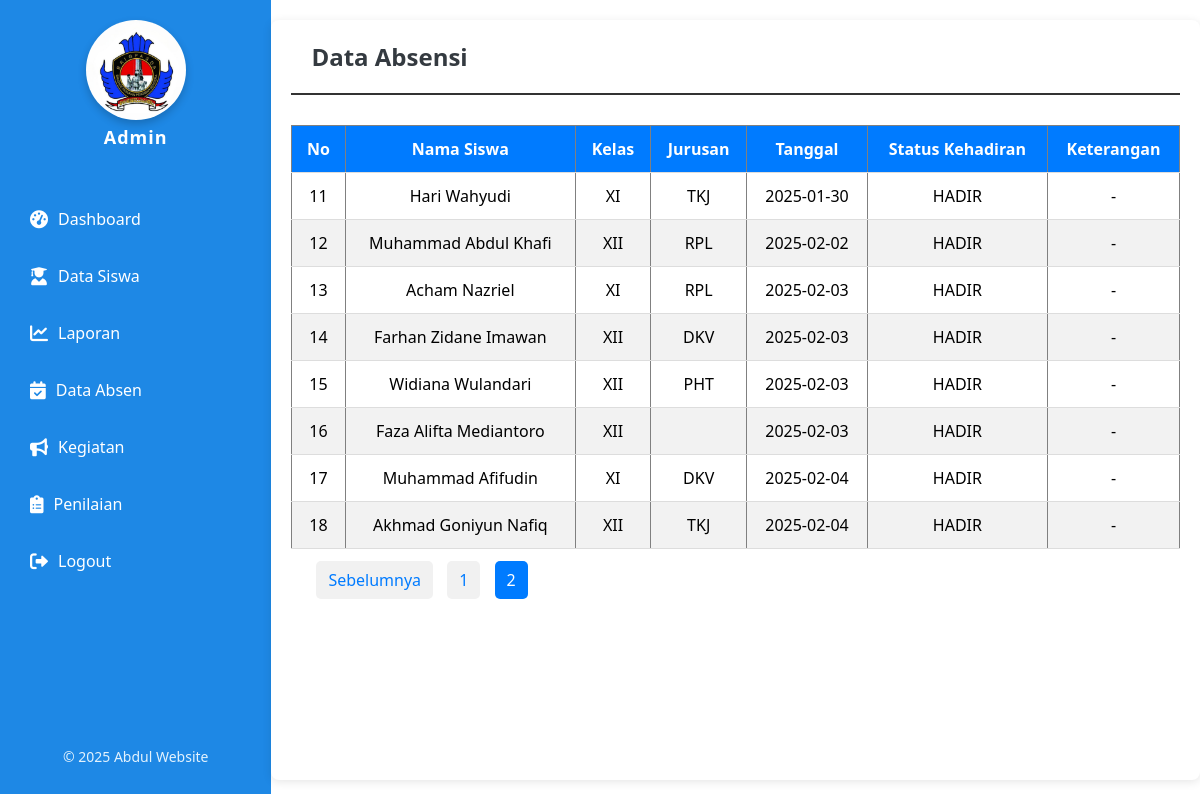
Screenshot of /data_absen.php?halaman=2 with the database file from the repository.
### tables this page shows
CREATE TABLE `data_absen` (
  `id` int(11) NOT NULL,
  `user_id` int(11) NOT NULL,
  `nisn` varchar(100) NOT NULL,
  `nama` varchar(100) NOT NULL,
  `kelas` enum('X','XI','XII') NOT NULL,
  `tanggal` date NOT NULL,
  `waktu` time NOT NULL,
  `status` enum('HADIR','IZIN','SAKIT','ALPHA') NOT NULL,
  `keterangan` text NOT NULL,
  `jurusan` enum('RPL','TKJ','DKV','TB','PHT','ANM','SIJA') NOT NULL,
  `id_kegiatan` int(11) NOT NULL
);

CREATE TABLE `data_siswa` (
  `id` int(11) NOT NULL,
  `nisn` varchar(10) NOT NULL,
  `email` varchar(100) NOT NULL,
  `nama` varchar(100) NOT NULL,
  `jenis_kelamin` enum('laki-laki','perempuan') NOT NULL,
  `alamat` text NOT NULL,
  `kelas` enum('X','XI','XII') NOT NULL,
  `jurusan` enum('RPL','TKJ','DKV','TB','PHT','ANM','SIJA') NOT NULL,
  `telepon` varchar(20) NOT NULL,
  `user_type` enum('admin','user') NOT NULL
);

### data_absen.php (the view, shortened to what this page needs)
<?php
include 'koneksi.php';
$limit = 10;
$halaman = isset($_GET['halaman']) ? (int)$_GET['halaman'] : 1;
$offset = ($halaman - 1) * $limit;
$query = "SELECT a.id, s.nama, a.kelas, a.jurusan, a.tanggal, a.status, a.keterangan
          FROM data_absen a
          JOIN data_siswa s ON a.user_id = s.id
          LIMIT $limit OFFSET $offset";
$result = $conn->query($query);
$total_query = "SELECT COUNT(*) as total FROM data_absen";
$total_result = $conn->query($total_query);
$total_row = $total_result->fetch_assoc();
$total_data = $total_row['total'];
$total_halaman = ceil($total_data / $limit);
?>
<!DOCTYPE html>
<html lang="en">
<head>
    <link rel="stylesheet" href="https://cdnjs.cloudflare.com/ajax/libs/font-awesome/6.0.0-beta3/css/all.min.css">
</head>
<body>
<div class="sidebar">
        <div class="logo">
        <img src="img/logo BP-Photoroom.png" alt="Logo">
        </div>
        <h2>Admin</h2>
        <ul>
            <li><a href="admin_dashboard.php"><i class="fas fa-tachometer-alt"></i> Dashboard</a></li>
            <li><a href="data_siswa.php"><i class="fas fa-user-graduate"></i> Data Siswa</a></li>
            <li><a href="laporan.php"><i class="fas fa-chart-line"></i> Laporan</a></li>
            <li><a href="data_absen.php"><i class="fas fa-calendar-check"></i> Data Absen</a></li>
            <li><a href="kegiatan.php"><i class="fas fa-bullhorn"></i> Kegiatan</a></li>
            <li><a href="penilaian.php"><i class="fas fa-clipboard-list"></i> Penilaian</a></li>
            <li><a href="logout.php"><i class="fas fa-sign-out-alt"></i> Logout</a></li>
        </ul>
        <footer>
            <p>&copy; 2025 Abdul Website</p>
        </footer>
    </div>
    <div class="table-container">
    <div class="section-header">
        <h2 class="section-title">Data Absensi</h2>
    </div>
        <table border="1">
            <thead>
                <tr>
                    <th>No</th>
                    <th>Nama Siswa</th>
                    <th>Kelas</th>
                    <th>Jurusan</th>
                    <th>Tanggal</th>
                    <th>Status Kehadiran</th>
                    <th>Keterangan</th>
                </tr>
            </thead>
            <tbody>
            <?php
                if ($result->num_rows > 0) {
                    $no = $offset + 1;
                    while ($row = $result->fetch_assoc()) {
                        echo "<tr>
                                <td>{$no}</td>
                                <td>{$row['nama']}</td>
                                <td>{$row['kelas']}</td>
                                <td>{$row['jurusan']}</td>
                                <td>{$row['tanggal']}</td>
                                <td>{$row['status']}</td>
                                <td>{$row['keterangan']}</td>
                            </tr>";
                        $no++;
                    }
                } else {
                    echo "<tr><td colspan='7'>Tidak ada data tersedia.</td></tr>";
                }
            ?>
            </tbody>
        </table>
            <div class="pagination">
                <?php if ($halaman > 1): ?>
                    <a href="?halaman=<?= $halaman - 1 ?>">Sebelumnya</a>
                <?php endif; ?>
                <?php for ($i = 1; $i <= $total_halaman; $i++): ?>
                    <?php if ($i == $halaman): ?>
                        <span class="active"><?= $i ?></span>
                    <?php else: ?>
                        <a href="?halaman=<?= $i ?>"><?= $i ?></a>
                    <?php endif; ?>
                <?php endfor; ?>
            </div>
    </div>
</body>
</html>

### data_absen.php (style rules this page uses)
body { font-family: 'Segoe UI', Tahoma, Geneva, Verdana, sans-serif; margin: 0; padding: 0; display: flex; height: 100vh; overflow: hidden; }
.sidebar { width: 250px; background-color: #1e88e5; color: #ffffff; padding: 20px; display: flex; flex-direction: column; justify-content: space-between; }
.sidebar .logo { text-align: center; margin-bottom: 20px; }
.sidebar .logo img { width: 100px; border-radius: 50%; box-shadow: 0 4px 8px rgba(0, 0, 0, 0.2); }
.sidebar h2 { text-align: center; transform: translateY(-63.5px); margin-bottom: 20px; color: #ffffff; font-size: 18px; letter-spacing: 1px; }
.sidebar ul { list-style-type: none; padding: 0; transform: translateY(-92px); }
.sidebar ul li { margin: 15px 0; display: flex; align-items: center; }
.sidebar ul li a { color: #ffffff; text-decoration: none; font-size: 16px; display: flex; align-items: center; gap: 10px; transition: background-color 0.3s, color 0.3s ease; padding: 10px; border-radius: 5px; }
.sidebar ul li a i { font-size: 18px; }
.sidebar footer { text-align: center; font-size: 14px; color: #e3f2fd; }
.section-header { display: flex; justify-content: space-between; align-items: center; margin-bottom: 30px; border-bottom: 2px solid #333; padding: 20px; margin-top: -20px; }
.section-title { font-size: 24px; font-weight: bold; color: #343a40; margin: 0; }
.form-container, .table-container { width: 80%; margin: 20px auto; padding: 20px; background-color: #fff; border-radius: 8px; box-shadow: 0 2px 10px rgba(0, 0, 0, 0.1); }
table { width: 100%; border-collapse: collapse; margin-top: 20px; }
table th, table td { padding: 12px; text-align: center; vertical-align: middle; border-bottom: 1px solid #ddd; }
table th { background-color: #007bff; color: white; }
table tr:nth-child(even) { background-color: #f2f2f2; }
.pagination { margin-top: 20px; text-align: left; padding-left: 20px; }
.pagination a, .pagination span { padding: 8px 12px; margin: 5px; text-decoration: none; background-color: #f1f1f1; color: #007bff; border-radius: 5px; }
.pagination .active { background-color: #007bff; color: white; pointer-events: none; }

### rows the page displays
data_absen: user.nama "Hari Wahyudi", kelas "XI", jurusan "TKJ", tanggal "2025-01-30", status "HADIR", keterangan "-"
data_absen: user.nama "Muhammad Abdul Khafi", kelas "XII", jurusan "RPL", tanggal "2025-02-02", status "HADIR", keterangan "-"
data_absen: user.nama "Acham Nazriel", kelas "XI", jurusan "RPL", tanggal "2025-02-03", status "HADIR", keterangan "-"
data_absen: user.nama "Farhan Zidane Imawan", kelas "XII", jurusan "DKV", tanggal "2025-02-03", status "HADIR", keterangan "-"
data_absen: user.nama "Widiana Wulandari", kelas "XII", jurusan "PHT", tanggal "2025-02-03", status "HADIR", keterangan "-"
data_absen: user.nama "Faza Alifta Mediantoro", kelas "XII", tanggal "2025-02-03", status "HADIR", keterangan "-"
data_absen: user.nama "Muhammad Afifudin", kelas "XI", jurusan "DKV", tanggal "2025-02-04", status "HADIR", keterangan "-"
data_absen: user.nama "Akhmad Goniyun Nafiq", kelas "XII", jurusan "TKJ", tanggal "2025-02-04", status "HADIR", keterangan "-"
